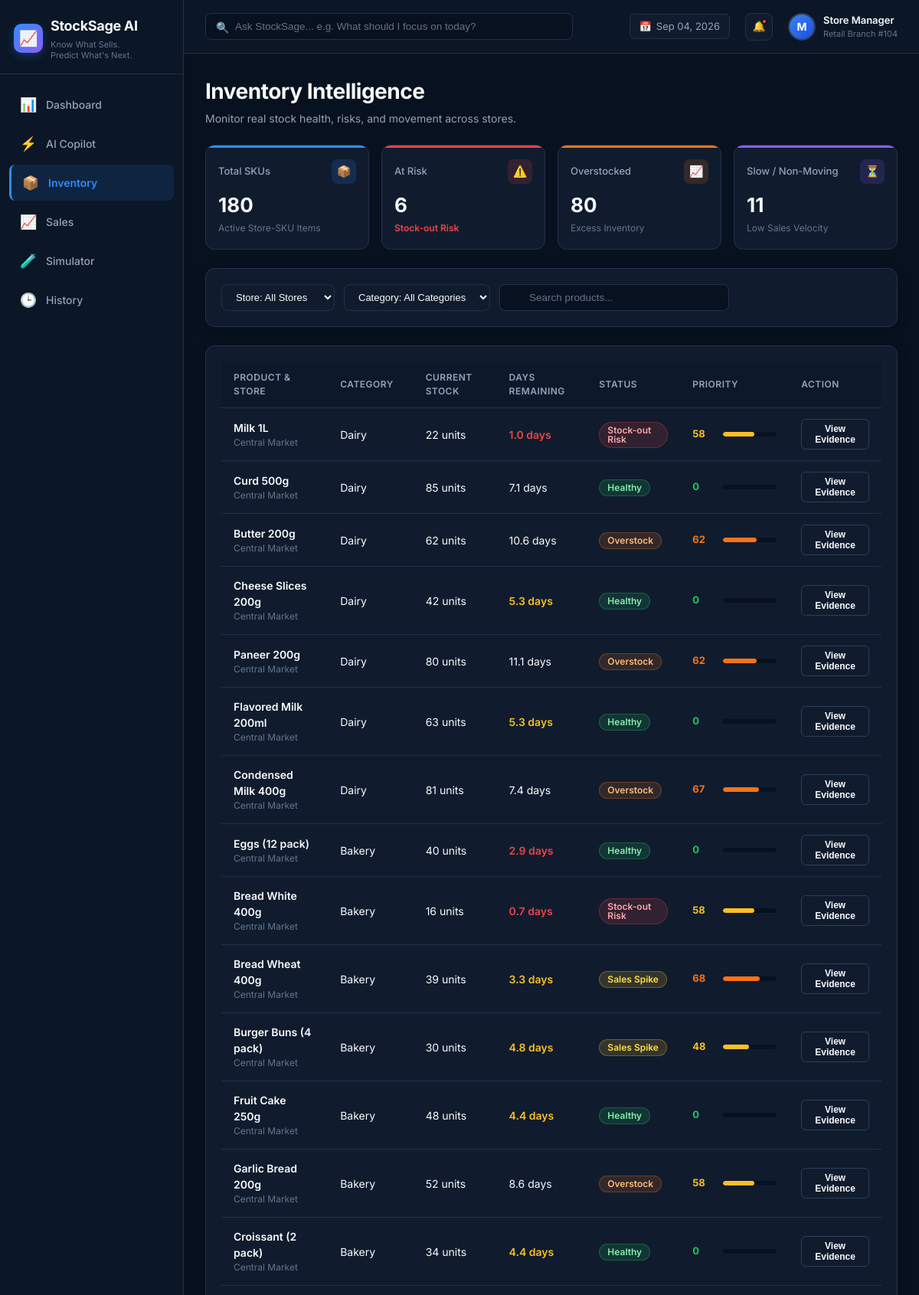
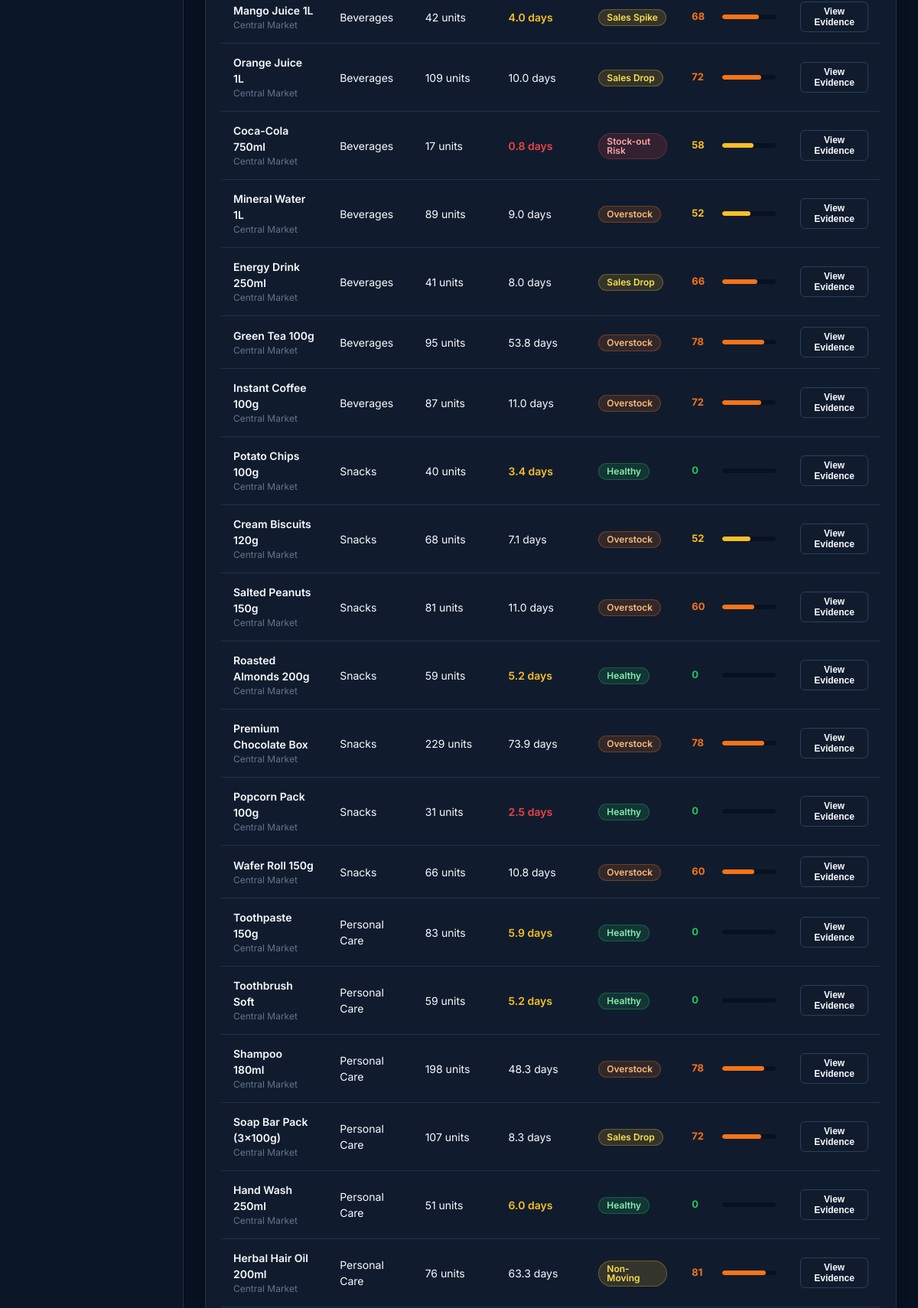
Page /inventory (upper part) on the committed database (2 pictures, top to bottom).
### tables this page shows
CREATE TABLE inventory (
        store_id INTEGER NOT NULL,
        product_id INTEGER NOT NULL,
        current_stock INTEGER NOT NULL CHECK(current_stock >= 0),
        reorder_level INTEGER NOT NULL CHECK(reorder_level >= 0),
        last_updated TEXT NOT NULL,
        PRIMARY KEY (store_id, product_id),
        FOREIGN KEY (store_id) REFERENCES stores(store_id),
        FOREIGN KEY (product_id) REFERENCES products(product_id)
    );

CREATE TABLE products (
        product_id INTEGER PRIMARY KEY,
        product_name TEXT NOT NULL,
        category TEXT NOT NULL,
        selling_price REAL NOT NULL CHECK(selling_price > 0)
    );

CREATE TABLE stores (
        store_id INTEGER PRIMARY KEY,
        store_name TEXT NOT NULL,
        location TEXT NOT NULL
    );

### app.py (the view)
@app.route("/inventory")
def inventory():
    conn = get_connection()
    cursor = conn.cursor()
    cursor.execute("""
    SELECT i.store_id, st.store_name, i.product_id, p.product_name, p.category,
           i.current_stock, i.reorder_level
    FROM inventory i
    JOIN stores st ON i.store_id = st.store_id
    JOIN products p ON i.product_id = p.product_id
    ORDER BY i.store_id, i.product_id;
    """)
    inv_rows = [dict(r) for r in cursor.fetchall()]
    cursor.execute("""
    SELECT store_id, product_id, SUM(quantity_sold) as units_30d
    FROM sales
    GROUP BY store_id, product_id;
    """)
    sales_map = {(r["store_id"], r["product_id"]): r["units_30d"] for r in cursor.fetchall()}
    conn.close()
    candidates = get_all_issue_candidates()
    cand_map = {}
    for c in candidates:
        key = (c["store_id"], c["product_id"])
        if key not in cand_map or c["priority"]["score"] > cand_map[key]["priority"]["score"]:
            cand_map[key] = c
    inventory_items = []
    at_risk_count = 0
    overstock_count = 0
    slow_count = 0
    healthy_count = 0
    for row in inv_rows:
        st_id = row["store_id"]
        pr_id = row["product_id"]
        stock = row["current_stock"]
        units_30d = sales_map.get((st_id, pr_id), 0)
        ads = units_30d / 30.0
        if stock == 0:
            days_rem_display = "0 days (Out of Stock)"
            days_rem_val = 0.0
        elif ads > 0:
            days_rem_val = round(stock / ads, 1)
            days_rem_display = f"{days_rem_val} days"
        else:
            days_rem_val = None
            days_rem_display = "Not calculable — no recent sales"
        cand = cand_map.get((st_id, pr_id))
        if cand:
            rec_obj = generate_recommendation(cand)
            status_label = cand.get("issue_label", cand["issue_type"])
            badge_class = "badge-critical" if cand["issue_type"] == "stockout_risk" else (
                "badge-high" if cand["issue_type"] == "overstock" else "badge-warning"
            )
            priority_score = cand["priority"]["score"]
            priority_label = cand["priority"]["label"]
            evidence_json = rec_obj
        else:
            status_label = "Healthy"
            badge_class = "badge-healthy"
            priority_score = 0
            priority_label = "Healthy"
            evidence_json = {
                "product_name": row["product_name"],
                "store_name": row["store_name"],
                "category": row["category"],
                "issue_label": "Healthy",
                "priority_score": 0,
                "recommendation": f"Inventory for {row['product_name']} is within healthy operational parameters.",
                "evidence": {
                    "metrics": [
                        {"label": "Current Stock", "value": stock, "unit": "units"},
                        {"label": "30-Day Units Sold", "value": units_30d, "unit": "units"}
                    ],
                    "calculation": {"label": "Stock Status", "formula": "Normal inventory coverage"},
                    "confidence": "High",
                    "assumptions": ["Stock levels match expected demand."]
                }
            }
        if cand and cand["issue_type"] == "stockout_risk":
            at_risk_count += 1
        elif cand and cand["issue_type"] == "overstock":
            overstock_count += 1
        elif cand and cand["issue_type"] in ["slow_moving", "non_moving"]:
            slow_count += 1
        else:
            healthy_count += 1
        inventory_items.append({
            "store_id": st_id,
            "store_name": row["store_name"],
            "product_id": pr_id,
            "product_name": row["product_name"],
            "category": row["category"],
            "current_stock": stock,
            "reorder_level": row["reorder_level"],
            "units_30d": units_30d,
            "ads": round(ads, 2),
            "days_remaining_display": days_rem_display,
            "days_remaining_val": days_rem_val,
            "status_label": status_label,
            "badge_class": badge_class,
            "priority_score": priority_score,
            "priority_label": priority_label,
            "evidence_json": evidence_json
        })
    kpis = {
        "total_skus": len(inventory_items),
        "at_risk": at_risk_count,
        "overstock": overstock_count,
        "slow_moving": slow_count,
        "healthy": healthy_count
    }
    return render_template("inventory.html", active_page="inventory", items=inventory_items, kpis=kpis)

### src/database.py (called while the page is built)
def get_db_path() -> Path:
    DB_PATH.parent.mkdir(parents=True, exist_ok=True)
    return DB_PATH

def get_connection(db_path=None) -> sqlite3.Connection:
    if db_path is None:
        db_path = get_db_path()
    conn = sqlite3.connect(db_path)
    conn.row_factory = sqlite3.Row
    conn.execute("PRAGMA foreign_keys = ON;")
    return conn

### src/impact_engine.py (called while the page is built)
def _get_product_price(product_id: int, db_path: Optional[str] = None) -> Optional[float]:
    try:
        conn = get_connection(db_path)
        cursor = conn.cursor()
        cursor.execute("SELECT selling_price FROM products WHERE product_id = ?;", (product_id,))
        row = cursor.fetchone()
        conn.close()
        if not row or row["selling_price"] is None:
            return None
        price = float(row["selling_price"])
        if price <= 0:
            return None
        return price
    except Exception:
        return None

### src/priority_engine.py (called while the page is built)
def get_priority_label(score: float) -> str:
    if score >= 80.0:
        return "Critical Priority"
    elif score >= 65.0:
        return "High Priority"
    elif score >= 50.0:
        return "Medium Priority"
    elif score >= 30.0:
        return "Low Priority"
    else:
        return "Monitor"

def score_business_impact(impact_value: Optional[float]) -> float:
    if impact_value is None or impact_value <= 0:
        return 0.0
    val = float(impact_value)
    if val >= 20000.0:
        return 100.0
    elif val >= 10000.0:
        return 90.0
    elif val >= 6000.0:
        return 75.0
    elif val >= 3000.0:
        return 60.0
    elif val >= 1000.0:
        return 40.0
    elif val >= 1.0:
        return 20.0
    else:
        return 0.0

### src/recommendation_engine.py (called while the page is built)
def get_confidence_label(score: float) -> str:
    if score is None:
        return "Insufficient"
    try:
        val = float(score)
    except (ValueError, TypeError):
        return "Insufficient"
    if val >= 85.0:
        return "High"
    elif val >= 60.0:
        return "Medium"
    elif val >= 30.0:
        return "Low"
    else:
        return "Insufficient"

### src/risk_engine.py (called while the page is built)
def is_overstock_coverage(
    days_remaining: Optional[float],
    threshold_days: float = 30.0
) -> bool:
    if days_remaining is None:
        return False
    return days_remaining >= threshold_days

def is_non_moving(units_sold_30d: int, current_stock: int) -> bool:
    return units_sold_30d == 0 and current_stock > 0

def is_slow_moving(units_sold_30d: int, current_stock: int, max_units: int = 5) -> bool:
    return 1 <= units_sold_30d <= max_units and current_stock > 0

### templates/inventory.html (shortened to what this page needs)
{% extends "base.html" %}
{% block content %}
<div class="page-header">
  <h1 class="page-title">Inventory Intelligence</h1>
  <p class="page-subtitle">Monitor real stock health, risks, and movement across stores.</p>
</div>
<div class="kpi-grid" style="grid-template-columns: repeat(4, 1fr);">
  <div class="kpi-card accent-blue">
    <div class="kpi-top">
      <span class="kpi-label">Total SKUs</span>
      <div class="kpi-icon">📦</div>
    </div>
    <div class="kpi-value">{{ kpis.total_skus }}</div>
    <div class="kpi-footer"><span class="kpi-caption">Active Store-SKU Items</span></div>
  </div>
  <div class="kpi-card accent-red">
    <div class="kpi-top">
      <span class="kpi-label">At Risk</span>
      <div class="kpi-icon">⚠️</div>
    </div>
    <div class="kpi-value">{{ kpis.at_risk }}</div>
    <div class="kpi-footer"><span class="trend-down">Stock-out Risk</span></div>
  </div>
  <div class="kpi-card accent-orange">
    <div class="kpi-top">
      <span class="kpi-label">Overstocked</span>
      <div class="kpi-icon">📈</div>
    </div>
    <div class="kpi-value">{{ kpis.overstock }}</div>
    <div class="kpi-footer"><span class="trend-neutral">Excess Inventory</span></div>
  </div>
  <div class="kpi-card accent-violet">
    <div class="kpi-top">
      <span class="kpi-label">Slow / Non-Moving</span>
      <div class="kpi-icon">⏳</div>
    </div>
    <div class="kpi-value">{{ kpis.slow_moving }}</div>
    <div class="kpi-footer"><span class="trend-neutral">Low Sales Velocity</span></div>
  </div>
</div>
<div class="card" style="margin-bottom: 24px;">
  <div class="filter-bar" style="margin-bottom: 0;">
    <select class="filter-select" id="filter-store">
      <option value="">Store: All Stores</option>
    </select>
    <select class="filter-select" id="filter-category">
      <option value="">Category: All Categories</option>
    </select>
    <input type="text" class="search-input" id="table-search-input" placeholder="Search products..." style="flex: 1; max-width: 300px;">
  </div>
</div>
<div class="card">
  <div class="table-container">
    <table class="custom-table filterable-table">
      <thead>
        <tr>
          <th>Product & Store</th>
          <th>Category</th>
          <th>Current Stock</th>
          <th>Days Remaining</th>
          <th>Status</th>
          <th>Priority</th>
          <th>Action</th>
        </tr>
      </thead>
      <tbody>
        {% for item in items %}
        <tr>
          <td>
            <div class="product-info">
              <span class="product-name">{{ item.product_name }}</span>
              <span class="product-cat">{{ item.store_name }}</span>
            </div>
          </td>
          <td>{{ item.category }}</td>
          <td>
            {% if item.current_stock == 0 %}
              <span style="color: var(--critical); font-weight: 600;">0 units (Out of Stock)</span>
            {% else %}
              {{ item.current_stock }} units
            {% endif %}
          </td>
          <td>
            {% if item.current_stock == 0 %}
              <span style="color: var(--critical); font-weight: 600;">0 days (Out of Stock)</span>
            {% elif item.ads == 0 %}
              <span style="color: var(--text-muted); font-size: 12px;">Not calculable — no recent sales</span>
            {% elif item.days_remaining_val and item.days_remaining_val < 3 %}
              <span style="color: var(--critical); font-weight: 600;">{{ item.days_remaining_display }}</span>
            {% elif item.days_remaining_val and item.days_remaining_val < 7 %}
              <span style="color: var(--warning); font-weight: 600;">{{ item.days_remaining_display }}</span>
            {% else %}
              <span style="color: var(--text-primary);">{{ item.days_remaining_display }}</span>
            {% endif %}
          </td>
          <td><span class="badge {{ item.badge_class }}">{{ item.status_label }}</span></td>
          <td>
            <div class="priority-cell">
              <span class="priority-number" style="color: {% if item.priority_score >= 85 %}var(--critical){% elif item.priority_score >= 60 %}var(--high-risk){% elif item.priority_score >= 30 %}var(--warning){% else %}var(--healthy){% endif %};">
                {{ item.priority_score }}
              </span>
              <div class="priority-bar-bg">
                <div class="priority-bar-fill {% if item.priority_score >= 85 %}fill-critical{% elif item.priority_score >= 60 %}fill-high{% elif item.priority_score >= 30 %}fill-warning{% else %}fill-healthy{% endif %}"
                     style="width: {{ item.priority_score }}%;"></div>
              </div>
            </div>
          </td>
          <td>
            <button class="btn btn-secondary btn-sm btn-evidence"
                    data-evidence="{{ item.evidence_json | tojson }}">
              View Evidence
            </button>
          </td>
        </tr>
        {% endfor %}
      </tbody>
    </table>
  </div>
</div>
{% endblock %}

### rows in the picture
inventory: product_name "Milk 1L", store_name "Central Market", category "Dairy", current_stock "22", days_remaining_display "1.0 days", status_label "Stock-out Risk", priority_score "58"
inventory: product_name "Curd 500g", store_name "Central Market", category "Dairy", current_stock "85", days_remaining_display "7.1 days", status_label "Healthy", priority_score "0"
inventory: product_name "Butter 200g", store_name "Central Market", category "Dairy", current_stock "62", days_remaining_display "10.6 days", status_label "Overstock", priority_score "62"
inventory: product_name "Cheese Slices 200g", store_name "Central Market", category "Dairy", current_stock "42", days_remaining_display "5.3 days", status_label "Healthy", priority_score "0"
inventory: product_name "Paneer 200g", store_name "Central Market", category "Dairy", current_stock "80", days_remaining_display "11.1 days", status_label "Overstock", priority_score "62"
inventory: product_name "Flavored Milk 200ml", store_name "Central Market", category "Dairy", current_stock "63", days_remaining_display "5.3 days", status_label "Healthy", priority_score "0"
inventory: product_name "Condensed Milk 400g", store_name "Central Market", category "Dairy", current_stock "81", days_remaining_display "7.4 days", status_label "Overstock", priority_score "67"
inventory: product_name "Eggs (12 pack)", store_name "Central Market", category "Bakery", current_stock "40", days_remaining_display "2.9 days", status_label "Healthy", priority_score "0"
inventory: product_name "Bread White 400g", store_name "Central Market", category "Bakery", current_stock "16", days_remaining_display "0.7 days", status_label "Stock-out Risk", priority_score "58"
inventory: product_name "Bread Wheat 400g", store_name "Central Market", category "Bakery", current_stock "39", days_remaining_display "3.3 days", status_label "Sales Spike", priority_score "68"
inventory: product_name "Burger Buns (4 pack)", store_name "Central Market", category "Bakery", current_stock "30", days_remaining_display "4.8 days", status_label "Sales Spike", priority_score "48"
inventory: product_name "Fruit Cake 250g", store_name "Central Market", category "Bakery", current_stock "48", days_remaining_display "4.4 days", status_label "Healthy", priority_score "0"
inventory: product_name "Garlic Bread 200g", store_name "Central Market", category "Bakery", current_stock "52", days_remaining_display "8.6 days", status_label "Overstock", priority_score "58"
inventory: product_name "Croissant (2 pack)", store_name "Central Market", category "Bakery", current_stock "34", days_remaining_display "4.4 days", status_label "Healthy", priority_score "0"
inventory: product_name "Mango Juice 1L", store_name "Central Market", category "Beverages", current_stock "42", days_remaining_display "4.0 days", status_label "Sales Spike", priority_score "68"
inventory: product_name "Orange Juice 1L", store_name "Central Market", category "Beverages", current_stock "109", days_remaining_display "10.0 days", status_label "Sales Drop", priority_score "72"
inventory: product_name "Coca-Cola 750ml", store_name "Central Market", category "Beverages", current_stock "17", days_remaining_display "0.8 days", status_label "Stock-out Risk", priority_score "58"
inventory: product_name "Mineral Water 1L", store_name "Central Market", category "Beverages", current_stock "89", days_remaining_display "9.0 days", status_label "Overstock", priority_score "52"
inventory: product_name "Energy Drink 250ml", store_name "Central Market", category "Beverages", current_stock "41", days_remaining_display "8.0 days", status_label "Sales Drop", priority_score "66"
inventory: product_name "Green Tea 100g", store_name "Central Market", category "Beverages", current_stock "95", days_remaining_display "53.8 days", status_label "Overstock", priority_score "78"
inventory: product_name "Instant Coffee 100g", store_name "Central Market", category "Beverages", current_stock "87", days_remaining_display "11.0 days", status_label "Overstock", priority_score "72"
inventory: product_name "Potato Chips 100g", store_name "Central Market", category "Snacks", current_stock "40", days_remaining_display "3.4 days", status_label "Healthy", priority_score "0"
inventory: product_name "Cream Biscuits 120g", store_name "Central Market", category "Snacks", current_stock "68", days_remaining_display "7.1 days", status_label "Overstock", priority_score "52"
inventory: product_name "Salted Peanuts 150g", store_name "Central Market", category "Snacks", current_stock "81", days_remaining_display "11.0 days", status_label "Overstock", priority_score "60"
inventory: product_name "Roasted Almonds 200g", store_name "Central Market", category "Snacks", current_stock "59", days_remaining_display "5.2 days", status_label "Healthy", priority_score "0"
inventory: product_name "Premium Chocolate Box", store_name "Central Market", category "Snacks", current_stock "229", days_remaining_display "73.9 days", status_label "Overstock", priority_score "78"
inventory: product_name "Popcorn Pack 100g", store_name "Central Market", category "Snacks", current_stock "31", days_remaining_display "2.5 days", status_label "Healthy", priority_score "0"
inventory: product_name "Wafer Roll 150g", store_name "Central Market", category "Snacks", current_stock "66", days_remaining_display "10.8 days", status_label "Overstock", priority_score "60"
inventory: product_name "Toothpaste 150g", store_name "Central Market", category "Personal Care", current_stock "83", days_remaining_display "5.9 days", status_label "Healthy", priority_score "0"
inventory: product_name "Toothbrush Soft", store_name "Central Market", category "Personal Care", current_stock "59", days_remaining_display "5.2 days", status_label "Healthy", priority_score "0"
inventory: product_name "Shampoo 180ml", store_name "Central Market", category "Personal Care", current_stock "198", days_remaining_display "48.3 days", status_label "Overstock", priority_score "78"
inventory: product_name "Soap Bar Pack (3x100g)", store_name "Central Market", category "Personal Care", current_stock "107", days_remaining_display "8.3 days", status_label "Sales Drop", priority_score "72"
inventory: product_name "Hand Wash 250ml", store_name "Central Market", category "Personal Care", current_stock "51", days_remaining_display "6.0 days", status_label "Healthy", priority_score "0"
inventory: product_name "Herbal Hair Oil 200ml", store_name "Central Market", category "Personal Care", current_stock "76", days_remaining_display "63.3 days", status_label "Non-Moving", priority_score "81"

### other values in the picture
{{ kpis.total_skus }} "180"
{{ kpis.at_risk }} "6"
{{ kpis.overstock }} "80"
{{ kpis.slow_moving }} "11"
